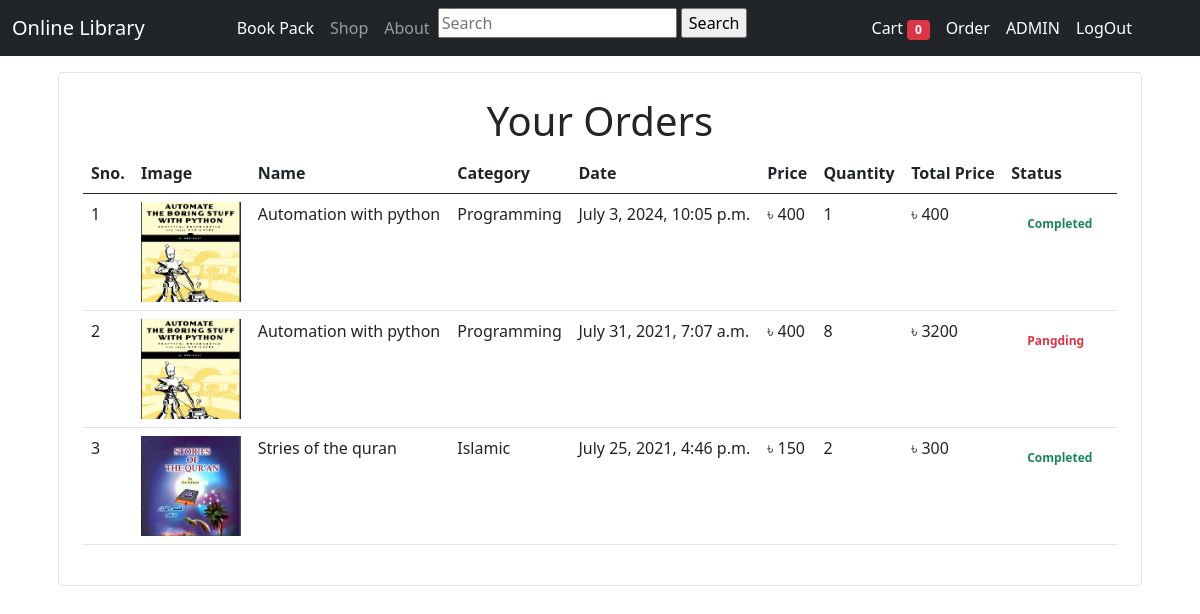
Screenshot of /OrderView/ (signed in) with the database file from the repository.
### Library/models.py (models this page shows, shortened)
class Order(models.Model):
    product = models.ForeignKey(Book,on_delete=models.CASCADE)
    customer = models.ForeignKey(User,on_delete=models.CASCADE)
    quantity = models.IntegerField(default=1)
    price = models.IntegerField()
    bkashTrxID = models.CharField(max_length=150,default='',blank=True)
    address = models.CharField(max_length=150,default='')
    phone = models.CharField(max_length=15,default='')
    date = models.DateTimeField(auto_now_add=True)
    status = models.BooleanField(default=False)
    def __str__(self):
        return self.address
    @staticmethod
    def get_orders_by_customer(customer_id):
        return Order.objects.filter(customer = customer_id).order_by('-id')

class Book(models.Model):
    user = models.ForeignKey(User,on_delete=models.CASCADE)
    book_name = models.CharField(max_length=100,blank=False)
    category = models.ForeignKey(Book_category,on_delete=models.CASCADE)
    author = models.CharField(max_length=100,blank=False)
    page_no = models.IntegerField()
    price = models.DecimalField(max_digits=6,decimal_places=2,blank=False)
    book_photo = models.ImageField(upload_to='booksphoto')
    book_pdf = models.FileField(upload_to='bookpdf')
    description = models.TextField(max_length=1600)
    upload_date = models.DateTimeField(auto_now_add=True)

class Book_category(models.Model):
    name = models.CharField(max_length=100,blank=False)
    date = models.DateTimeField(auto_now_add=True)
    def __str__(self):
        return self.name

### Library/views.py (the view)
# urls.py: path('OrderView/',OrderView.as_view(),name='orderView'),
class OrderView(View):
    def get(self,request):
        customer = request.user
        orders = Order.get_orders_by_customer(customer)
        print(orders)
        return render(request,'order.html',{'orders':orders})

### Library/templatetags/cart_in.py (called while the page is built)
@register.filter(name='currency')
def currency(number):
    return "৳ "+str(number)

@register.filter(name='multiply')
def multiply(number,number1):
    return number*number1

### templates/order.html (shortened to what this page needs)
{% extends 'base.html' %}
{% load cart_in %}
{% block content %}
<div class="container">
  <div class="border rounded p-4 m-3">
    <h1 class='text-center'>Your Orders</h1>
    <table class="table">
      <thead>
        <tr>
          <th>Sno.</th>
          <th>Image</th>
          <th>Name</th>
          <th>Category</th>
          <th>Date</th>
          <th>Price</th>
          <th>Quantity</th>
          <th>Total Price</th>
          <th>Status</th>
        </tr>
      </thead>
      <tbody>
    {% for order in orders %}
        <tr>
          <td>{{ forloop.counter }}</td>
          <td><img src="{{ order.product.book_photo.url }}" width="100px" height="100px" alt=""></td>
          <td>{{ order.product.book_name}}</td>
          <td>{{ order.product.category}}</td>
          <td>{{ order.date}}</td>
          <td>{{ order.price|currency }}</td>
          <td>{{ order.quantity}}</td>
          <td>{{ order.quantity|multiply:order.price|currency }}</td>
          {% if order.status %}
          <td><small class="badge badge-success p-3 text-success">Completed</small></td>
          {% else %}
          <td><small class="badge badge-danger p-3 text-danger">Pangding</small></td>
          {% endif %}
        </tr>
    {% endfor %}
      </tbody>
    </table>
  </div>
</div>
{% endblock %}

### templates/navbar.html (shortened to what this page needs)
<nav class="navbar navbar-expand-lg navbar-dark bg-dark">
  <div class="container-fluid">
    <a class="navbar-brand" href="{% url 'shop' %}">Online Library</a>
    <div class="collapse navbar-collapse" id="navbarSupportedContent">
      <ul class="navbar-nav mx-auto mb-2 mb-lg-0">
        <li class="nav-item">
          <a class="nav-link active" aria-current="page" href="{% url 'home' %}">Book Pack</a>
        </li>
        <li class="nav-item">
          <a class="nav-link" href="{% url 'shop' %}">Shop</a>
        </li>
        <li class="nav-item">
          <a class="nav-link" href="/">About</a>
        </li>
        <li class="nav-item">
          <form action="{% url 'ProductSearch' %}" method="GET" class="form-inline">
            <input class="" type="text" value="{{mysearch}}" name="search" placeholder="Search" aria-label="Search">
            <input type="submit" value="Search">
          </form>
        </li>
      </ul>
      <ul class="navbar-nav mx-5 mb-2 mb-lg-0">
        <li class="nav-item">
            <a class="nav-link active" aria-current="page" href="{% url 'cart' %}">Cart
              {% if request.session.cart %}
              <small class="badge bg-info"> {{request.session.cart.keys|length}} </small>
              {% else %}
              <small class="badge bg-danger"> 0 </small>
              {% endif %}
            </a>
        </li>
      {% if request.user.is_authenticated %}
      <li class="nav-item">
          <a class="nav-link active" aria-current="page" href="{% url 'orderView' %}">Order</a>
      </li>
      <li class="nav-item">
          <a class="nav-link active" aria-current="page" href="{% url 'profile' %}">{{request.user|upper}}</a>
      </li>
      <li class="nav-item">
          <a class="nav-link active" aria-current="page" href="{% url 'logout' %}">LogOut</a>
      </li>
      {% endif %}
      </ul>
    </div>
  </div>
</nav>

### rows the page displays
Order: product.book_photo (picture), product.book_name "Automation with python", product.category "Programming", date "July 3, 2024, 10:05 p.m.", price "৳ 400", quantity "1", quantity|multiply "৳ 400", status "Completed"
Order: product.book_photo (picture), product.book_name "Automation with python", product.category "Programming", date "July 31, 2021, 7:07 a.m.", price "৳ 400", quantity "8", quantity|multiply "৳ 3200", status "Pangding"
Order: product.book_photo (picture), product.book_name "Stries of the quran", product.category "Islamic", date "July 25, 2021, 4:46 p.m.", price "৳ 150", quantity "2", quantity|multiply "৳ 300", status "Completed"

### other values shown
{{ request.user|upper }} "ADMIN"
